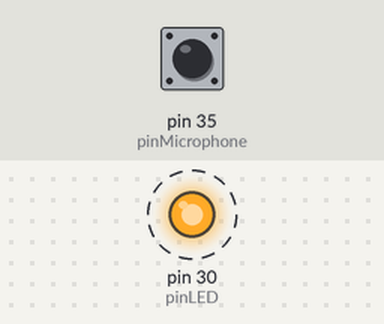
The sketch below on a simulated Arduino Mega 2560, built with avr-gcc and run on an emulated ATmega2560. Parts: output pins drawn as LEDs (lit = HIGH). Dashed ring = blinking. The test bench sets the inputs (shaded band); at power-on: pin 35 (pinMicrophone) HIGH.

Above: at 0.5 s.
Timing chart, 0 to 4.6 s (numbered marks = the images above):
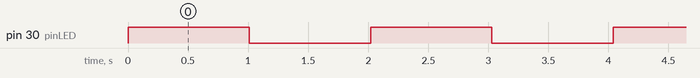

Measured:
- by itself, pin 30 (pinLED): alternates HIGH for 1.0 s and LOW for 1.0 s

The sketch:

Prueba_HC-20_Microfono.ino
```cpp
const int pinLED = 30;
const int pinMicrophone = 35;
bool state;

void setup()
{
  pinMode(pinLED, OUTPUT);
  pinMode(pinMicrophone, INPUT_PULLUP);
}

void loop()
{
  bool soundDetected = digitalRead(pinMicrophone);
  if (soundDetected == true)
  {
    state = ! state;
    digitalWrite(pinLED , state);
    delay (1000);
  }
  delay(10);
}
```
